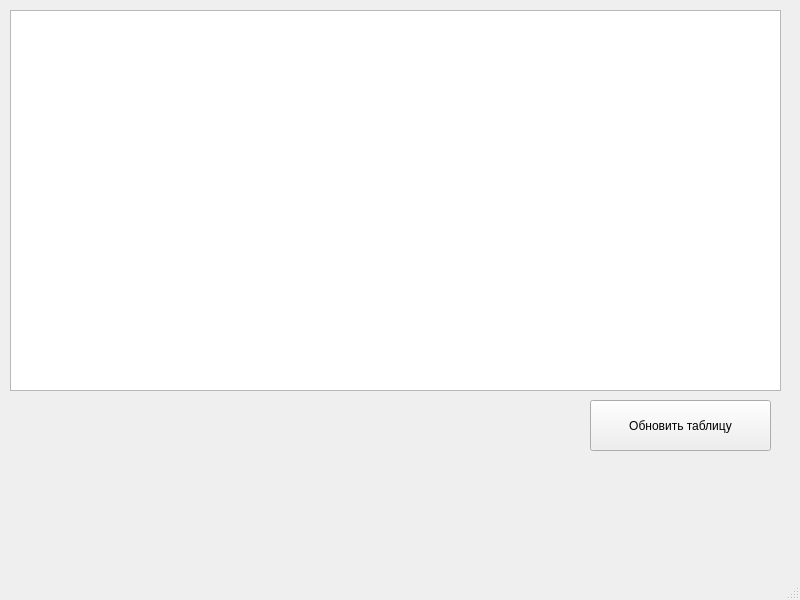
<?xml version="1.0" encoding="UTF-8"?>
<ui version="4.0">
 <class>MainWindow</class>
 <widget class="QMainWindow" name="MainWindow">
  <property name="geometry">
   <rect>
    <x>0</x>
    <y>0</y>
    <width>800</width>
    <height>600</height>
   </rect>
  </property>
  <property name="windowTitle">
   <string>MainWindow</string>
  </property>
  <widget class="QWidget" name="centralwidget">
   <widget class="QTableWidget" name="table">
    <property name="geometry">
     <rect>
      <x>10</x>
      <y>10</y>
      <width>771</width>
      <height>381</height>
     </rect>
    </property>
   </widget>
   <widget class="QPushButton" name="button">
    <property name="geometry">
     <rect>
      <x>590</x>
      <y>400</y>
      <width>181</width>
      <height>51</height>
     </rect>
    </property>
    <property name="text">
     <string>Обновить таблицу</string>
    </property>
   </widget>
  </widget>
  <widget class="QMenuBar" name="menubar">
   <property name="geometry">
    <rect>
     <x>0</x>
     <y>0</y>
     <width>800</width>
     <height>21</height>
    </rect>
   </property>
  </widget>
  <widget class="QStatusBar" name="statusbar"/>
 </widget>
 <resources/>
 <connections/>
</ui>
